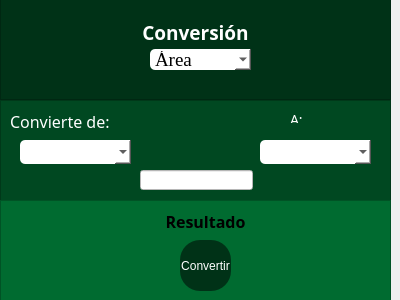
<?xml version="1.0" encoding="UTF-8"?>
<ui version="4.0">
 <class>Convertidor</class>
 <widget class="QDialog" name="Convertidor">
  <property name="enabled">
   <bool>true</bool>
  </property>
  <property name="geometry">
   <rect>
    <x>0</x>
    <y>0</y>
    <width>400</width>
    <height>300</height>
   </rect>
  </property>
  <property name="maximumSize">
   <size>
    <width>400</width>
    <height>300</height>
   </size>
  </property>
  <property name="windowTitle">
   <string>Convertidor de unidades</string>
  </property>
  <property name="windowIcon">
   <iconset>
    <normaloff>Logo.ico</normaloff>Logo.ico</iconset>
  </property>
  <widget class="QFrame" name="frame">
   <property name="geometry">
    <rect>
     <x>0</x>
     <y>-1</y>
     <width>391</width>
     <height>101</height>
    </rect>
   </property>
   <property name="frameShape">
    <enum>QFrame::StyledPanel</enum>
   </property>
   <property name="frameShadow">
    <enum>QFrame::Raised</enum>
   </property>
   <widget class="QFrame" name="frame_2">
    <property name="geometry">
     <rect>
      <x>0</x>
      <y>0</y>
      <width>391</width>
      <height>101</height>
     </rect>
    </property>
    <property name="styleSheet">
     <string notr="true">background-color: rgb(0, 50, 23);
color: rgb(255, 255, 255);
</string>
    </property>
    <property name="frameShape">
     <enum>QFrame::StyledPanel</enum>
    </property>
    <property name="frameShadow">
     <enum>QFrame::Raised</enum>
    </property>
    <widget class="QComboBox" name="cb_tipo">
     <property name="geometry">
      <rect>
       <x>150</x>
       <y>50</y>
       <width>101</width>
       <height>21</height>
      </rect>
     </property>
     <property name="font">
      <font>
       <family>Times New Roman</family>
       <pointsize>14</pointsize>
      </font>
     </property>
     <property name="styleSheet">
      <string notr="true">background-color: rgb(255, 255, 255);
color: rgb(0, 0, 0);
border-radius :5px;</string>
     </property>
     <item>
      <property name="text">
       <string>Área</string>
      </property>
     </item>
     <item>
      <property name="text">
       <string>Longitud</string>
      </property>
     </item>
     <item>
      <property name="text">
       <string>Fuerza</string>
      </property>
     </item>
     <item>
      <property name="text">
       <string>Momento</string>
      </property>
     </item>
     <item>
      <property name="text">
       <string>Presión</string>
      </property>
     </item>
    </widget>
    <widget class="QLabel" name="label_4">
     <property name="geometry">
      <rect>
       <x>100</x>
       <y>20</y>
       <width>191</width>
       <height>21</height>
      </rect>
     </property>
     <property name="font">
      <font>
       <family>Rockwell Extra Bold</family>
       <pointsize>-1</pointsize>
       <weight>75</weight>
       <bold>true</bold>
      </font>
     </property>
     <property name="styleSheet">
      <string notr="true">font-size:18px;</string>
     </property>
     <property name="text">
      <string>&lt;html&gt;&lt;head/&gt;&lt;body&gt;&lt;p align=&quot;center&quot;&gt;&lt;span style=&quot; font-size:14pt; color:#ffffff;&quot;&gt;Conversión&lt;/span&gt;&lt;/p&gt;&lt;/body&gt;&lt;/html&gt;</string>
     </property>
    </widget>
   </widget>
  </widget>
  <widget class="QFrame" name="frame_3">
   <property name="geometry">
    <rect>
     <x>0</x>
     <y>100</y>
     <width>391</width>
     <height>101</height>
    </rect>
   </property>
   <property name="styleSheet">
    <string notr="true">background-color: rgb(0, 72, 33);
color: rgb(255, 255, 255);
</string>
   </property>
   <property name="frameShape">
    <enum>QFrame::StyledPanel</enum>
   </property>
   <property name="frameShadow">
    <enum>QFrame::Raised</enum>
   </property>
   <widget class="QComboBox" name="cb_convertir_de">
    <property name="geometry">
     <rect>
      <x>20</x>
      <y>40</y>
      <width>111</width>
      <height>24</height>
     </rect>
    </property>
    <property name="font">
     <font>
      <family>Times New Roman</family>
      <pointsize>11</pointsize>
     </font>
    </property>
    <property name="styleSheet">
     <string notr="true">background-color: rgb(255, 255, 255);
color: rgb(0, 0, 0);
border-radius :5px;</string>
    </property>
   </widget>
   <widget class="QComboBox" name="cb_convertir_a">
    <property name="geometry">
     <rect>
      <x>260</x>
      <y>40</y>
      <width>111</width>
      <height>24</height>
     </rect>
    </property>
    <property name="font">
     <font>
      <family>Times New Roman</family>
      <pointsize>11</pointsize>
     </font>
    </property>
    <property name="styleSheet">
     <string notr="true">background-color: rgb(255, 255, 255);
color: rgb(0, 0, 0);
border-radius :5px;</string>
    </property>
   </widget>
   <widget class="QLineEdit" name="in_valor">
    <property name="geometry">
     <rect>
      <x>140</x>
      <y>70</y>
      <width>113</width>
      <height>20</height>
     </rect>
    </property>
    <property name="styleSheet">
     <string notr="true">background-color: rgb(255, 255, 255);
color: rgb(0, 0, 0);
font-size:12px;</string>
    </property>
   </widget>
   <widget class="QLabel" name="label_2">
    <property name="geometry">
     <rect>
      <x>10</x>
      <y>10</y>
      <width>151</width>
      <height>21</height>
     </rect>
    </property>
    <property name="font">
     <font>
      <family>Rockwell Extra Bold</family>
      <pointsize>-1</pointsize>
      <weight>75</weight>
      <bold>true</bold>
     </font>
    </property>
    <property name="styleSheet">
     <string notr="true">font-size:16px;</string>
    </property>
    <property name="text">
     <string>&lt;html&gt;&lt;head/&gt;&lt;body&gt;&lt;p&gt;&lt;span style=&quot; font-weight:400;&quot;&gt;Convierte de:&lt;/span&gt;&lt;/p&gt;&lt;/body&gt;&lt;/html&gt;</string>
    </property>
   </widget>
   <widget class="QLabel" name="label_3">
    <property name="geometry">
     <rect>
      <x>290</x>
      <y>10</y>
      <width>47</width>
      <height>13</height>
     </rect>
    </property>
    <property name="font">
     <font>
      <family>Rockwell Extra Bold</family>
      <pointsize>-1</pointsize>
      <weight>75</weight>
      <bold>true</bold>
     </font>
    </property>
    <property name="styleSheet">
     <string notr="true">font-size:14px;</string>
    </property>
    <property name="text">
     <string>&lt;html&gt;&lt;head/&gt;&lt;body&gt;&lt;p&gt;&lt;span style=&quot; font-weight:400;&quot;&gt;A:&lt;/span&gt;&lt;/p&gt;&lt;/body&gt;&lt;/html&gt;</string>
    </property>
   </widget>
  </widget>
  <widget class="QFrame" name="frame_4">
   <property name="geometry">
    <rect>
     <x>0</x>
     <y>200</y>
     <width>391</width>
     <height>101</height>
    </rect>
   </property>
   <property name="styleSheet">
    <string notr="true">background-color: rgb(0, 107, 48);</string>
   </property>
   <property name="frameShape">
    <enum>QFrame::StyledPanel</enum>
   </property>
   <property name="frameShadow">
    <enum>QFrame::Raised</enum>
   </property>
   <widget class="QLabel" name="lb_resultado">
    <property name="geometry">
     <rect>
      <x>70</x>
      <y>10</y>
      <width>271</width>
      <height>21</height>
     </rect>
    </property>
    <property name="font">
     <font>
      <family>Rockwell Extra Bold</family>
      <pointsize>-1</pointsize>
      <weight>75</weight>
      <bold>true</bold>
     </font>
    </property>
    <property name="cursor">
     <cursorShape>IBeamCursor</cursorShape>
    </property>
    <property name="styleSheet">
     <string notr="true">font-size:16px;</string>
    </property>
    <property name="text">
     <string>&lt;html&gt;&lt;head/&gt;&lt;body&gt;&lt;p align=&quot;center&quot;&gt;Resultado&lt;/p&gt;&lt;/body&gt;&lt;/html&gt;</string>
    </property>
   </widget>
   <widget class="QPushButton" name="bt_convertir">
    <property name="geometry">
     <rect>
      <x>180</x>
      <y>40</y>
      <width>51</width>
      <height>51</height>
     </rect>
    </property>
    <property name="cursor">
     <cursorShape>PointingHandCursor</cursorShape>
    </property>
    <property name="styleSheet">
     <string notr="true">QPushButton{
border-radius :20px;
color: rgb(255, 255, 255);
background-color: rgb(0, 50, 23);
font: 75 12px &quot;MS Shell Dlg 2&quot;;}

/* Cambia color al estar sobre*/
QPushButton:hover{
	
	background-color:rgb(0, 180, 78);
}
/* Cambia color al dar click*/
QPushButton:pressed{

	background-color: rgb(0, 72, 33);

}
</string>
    </property>
    <property name="text">
     <string>Convertir</string>
    </property>
   </widget>
  </widget>
 </widget>
 <resources/>
 <connections/>
</ui>
